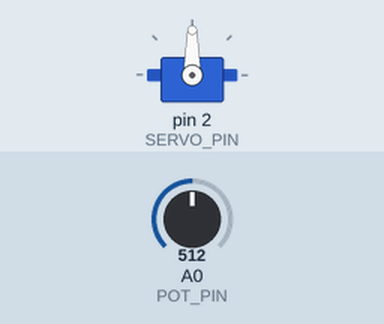
The sketch below on a simulated Arduino Uno, built with avr-gcc and run on an emulated ATmega328P. Shown: servo. The inputs (shaded band) are chosen by the test bench; at power-on: A0 (POT_PIN) = 512.

Above: at 1.2 s.
1.3 s: A0 (POT_PIN) set to 716
At 2.5 s:
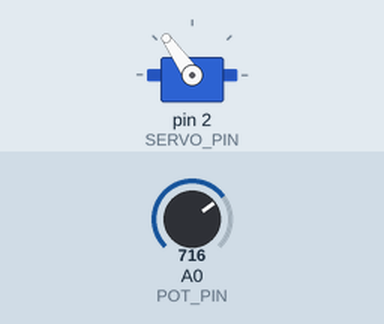
2.8 s: A0 (POT_PIN) set to 900
At 3.7 s:
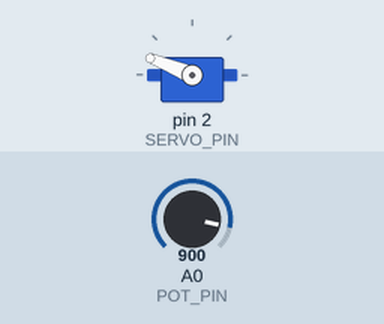
4.3 s: A0 (POT_PIN) set to 1023
At 4.8 s:
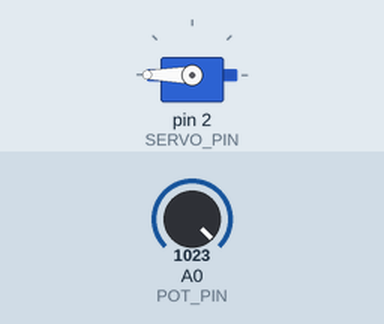
5.8 s: A0 (POT_PIN) set to 306
At 7.0 s:
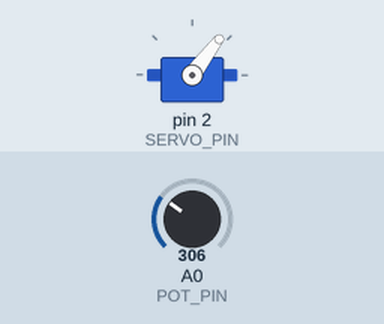
7.3 s: A0 (POT_PIN) set to 122
At 8.3 s:
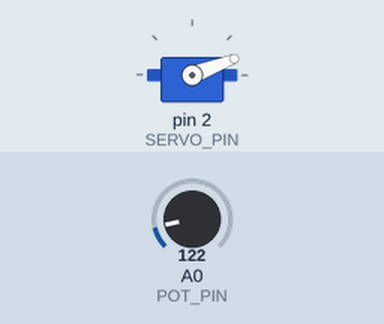
Timing chart, 0 to 9.8 s (numbered marks = the images above; inputs shaded):
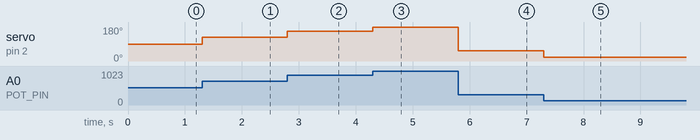

The sketch:

original_servopot.ino
```cpp
#include <Servo.h> //import servo library

//Set pin definitions
#define SERVO_PIN 2
#define POT_PIN A0 //pot is short for ‘potentiometer’

//Make Servo Object
Servo MyServo;

//setup a variable for pot value
uint16_t pot_value;

void setup()
{
  //tell the Arduino what is connected to it
  //eg. output on SERVO_PIN, and input on POT_PIN
  MyServo.attach(SERVO_PIN);
  pinMode(POT_PIN, INPUT);
}

void loop()
{
  //read the potentiometer
  pot_value = analogRead(POT_PIN);

  //convert the pot_value into the servo's max and min
  uint16_t servo_angle = map(pot_value, 0, 1023, 0, 180);

  //Tell the servo to move to the angle
  MyServo.write(servo_angle);
}
```

Measured:
- after the input at 1.3 s, servo on pin 2 (SERVO_PIN): 90° → 125° at once
- after the input at 2.8 s, servo on pin 2 (SERVO_PIN): 125° → 158° at once
- after the input at 4.3 s, servo on pin 2 (SERVO_PIN): 158° → 180° at once
- after the input at 5.8 s, servo on pin 2 (SERVO_PIN): 180° → 53° at once
- after the input at 7.3 s, servo on pin 2 (SERVO_PIN): 53° → 21° at once
